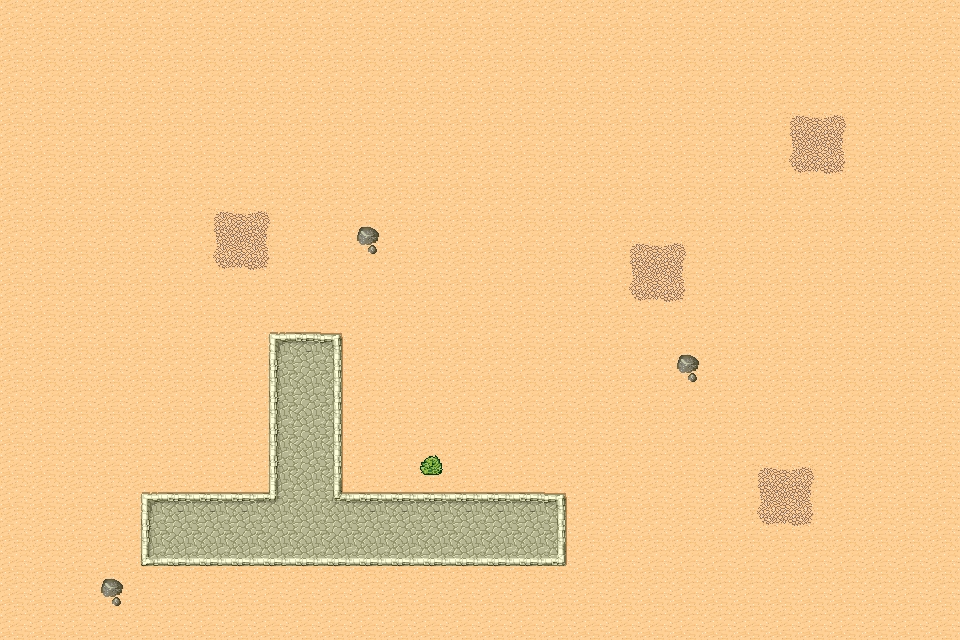

The image is a tile-based game level rendered from a .tmx file. Its description and complete source (layers, tilesets, objects, tile grids) follow:
An orthogonal 30x20 tile map with 32x32 px tiles, 2 tile layers (Ground, Overlay), 2 tilesets and 15 objects.

<map version="1.10" tiledversion="1.11.2" orientation="orthogonal" renderorder="right-down" width="30" height="20" tilewidth="32" tileheight="32" infinite="0" nextlayerid="8" nextobjectid="19">
 <tileset firstgid="1" source="tilesets/desertSet.tsx" />
 <tileset firstgid="49" source="tilesets/objects.tsx" />
 <layer id="1" name="Ground" width="30" height="20">
  <data encoding="csv">
30,30,30,30,30,30,30,30,30,30,30,30,30,30,30,30,30,30,30,30,30,30,30,30,30,30,30,30,30,30,
30,30,30,30,30,30,30,30,30,30,30,30,30,30,30,30,30,30,30,30,30,30,30,30,30,30,30,30,30,30,
30,30,30,30,30,30,30,30,30,30,30,30,30,30,30,30,30,30,30,30,30,30,30,30,30,30,30,30,30,30,
30,30,30,30,30,30,30,30,30,30,30,30,30,30,30,30,30,30,30,30,30,30,30,30,6,7,8,30,30,30,
30,30,30,30,30,30,30,30,30,30,30,30,30,30,30,30,30,30,30,30,30,30,30,30,14,15,16,30,30,30,
30,30,30,30,30,30,30,30,30,30,30,30,30,30,30,30,30,30,30,30,30,30,30,30,22,23,24,30,30,30,
30,30,30,30,30,30,6,7,8,30,30,30,30,30,30,30,30,30,30,30,30,30,30,30,30,30,30,30,30,30,
30,30,30,30,30,30,14,15,16,30,30,30,30,30,30,30,30,30,30,6,7,8,30,30,30,30,30,30,30,30,
30,30,30,30,30,30,22,23,24,30,30,30,30,30,30,30,30,30,30,14,15,16,30,30,30,30,30,30,30,30,
30,30,30,30,30,30,30,30,30,30,30,30,30,30,30,30,30,30,30,22,23,24,30,30,30,30,30,30,30,30,
30,30,30,30,30,30,30,30,25,26,27,30,30,30,30,30,30,30,30,30,30,30,30,30,30,30,30,30,30,30,
30,30,30,30,30,30,30,30,33,34,35,30,30,30,30,30,30,30,30,30,30,30,30,30,30,30,30,30,30,30,
30,30,30,30,30,30,30,30,33,34,35,30,30,30,30,30,30,30,30,30,30,30,30,30,30,30,30,30,30,30,
30,30,30,30,30,30,30,30,33,34,35,30,30,30,30,30,30,30,30,30,30,30,30,30,30,30,30,30,30,30,
30,30,30,30,30,30,30,30,33,34,35,30,30,30,30,30,30,30,30,30,30,30,30,6,7,8,30,30,30,30,
30,30,30,30,25,26,26,26,45,34,44,26,26,26,26,26,26,27,30,30,30,30,30,14,15,16,30,30,30,30,
30,30,30,30,33,34,34,34,34,34,34,34,34,34,34,34,34,35,30,30,30,30,30,22,23,24,30,30,30,30,
30,30,30,30,41,42,42,42,42,42,42,42,42,42,42,42,42,43,30,30,30,30,30,30,30,30,30,30,30,30,
30,30,30,30,30,30,30,30,30,30,30,30,30,30,30,30,30,30,30,30,30,30,30,30,30,30,30,30,30,30,
30,30,30,30,30,30,30,30,30,30,30,30,30,30,30,30,30,30,30,30,30,30,30,30,30,30,30,30,30,30
</data>
 </layer>
 <objectgroup id="3" name="Objects">
  <object id="1" gid="31" x="384" y="192" width="32" height="32" />
  <object id="2" gid="38" x="640" y="160" width="32" height="32" />
  <object id="3" gid="38" x="480" y="288" width="32" height="32" />
  <object id="4" gid="46" x="352" y="480" width="32" height="32">
   <properties>
    <property name="Text" value="This door will take you to the grassland." />
   </properties>
  </object>
  <object id="5" gid="31" x="832" y="32" width="32" height="32" />
  <object id="6" gid="53" x="288" y="480" width="32" height="32">
   <properties>
    <property name="Door ID" type="int" value="3946" />
    <property name="Locked" type="bool" value="false" />
    <property name="Map File" value="grass.tmx" />
   </properties>
  </object>
  <object id="8" gid="40" x="832" y="256" width="32" height="32" />
  <object id="10" gid="39" x="480" y="448" width="32" height="32" />
 </objectgroup>
 <objectgroup id="4" name="Collision">
  <object id="14" x="-32" y="384" width="32" height="256" />
  <object id="15" x="-32" y="0" width="32" height="256" />
  <object id="16" x="0" y="640" width="960" height="32" />
  <object id="17" x="0" y="-32" width="960" height="32" />
  <object id="18" x="960" y="0" width="32" height="640" />
 </objectgroup>
 <objectgroup id="7" name="Load Zones">
  <object id="12" x="96" y="320">
   <point />
  </object>
  <object id="13" x="0" y="256" width="32" height="128">
   <properties>
    <property name="ID" type="int" value="5423" />
    <property name="Map File" value="grass.tmx" />
   </properties>
  </object>
 </objectgroup>
 <layer id="6" name="Overlay" width="30" height="20">
  <data encoding="csv">
0,0,0,0,0,0,0,0,0,0,0,0,0,0,0,0,0,0,0,0,0,0,0,0,0,0,0,0,0,0,
0,0,0,0,0,0,0,0,0,0,0,0,0,0,0,0,0,0,0,0,0,0,0,0,0,0,0,0,0,0,
0,0,0,0,0,0,0,0,0,0,0,0,0,0,0,0,0,0,0,0,0,0,0,0,0,0,0,0,0,0,
0,0,0,0,0,0,0,0,0,0,0,0,0,0,0,0,0,0,0,0,0,0,0,0,0,0,0,0,0,0,
0,0,0,0,0,0,0,0,0,0,0,0,0,0,0,0,0,0,0,0,0,0,0,0,0,0,0,0,0,0,
0,0,0,0,0,0,0,0,0,0,0,0,0,0,0,0,0,0,0,0,0,0,0,0,0,0,0,0,0,0,
0,0,0,0,0,0,0,0,0,0,0,0,0,0,0,0,0,0,0,0,0,0,0,0,0,0,0,0,0,0,
0,0,0,0,0,0,0,0,0,0,0,32,0,0,0,0,0,0,0,0,0,0,0,0,0,0,0,0,0,0,
0,0,0,0,0,0,0,0,0,0,0,0,0,0,0,0,0,0,0,0,0,0,0,0,0,0,0,0,0,0,
0,0,0,0,0,0,0,0,0,0,0,0,0,0,0,0,0,0,0,0,0,0,0,0,0,0,0,0,0,0,
0,0,0,0,0,0,0,0,0,0,0,0,0,0,0,0,0,0,0,0,0,0,0,0,0,0,0,0,0,0,
0,0,0,0,0,0,0,0,0,0,0,0,0,0,0,0,0,0,0,0,0,32,0,0,0,0,0,0,0,0,
0,0,0,0,0,0,0,0,0,0,0,0,0,0,0,0,0,0,0,0,0,0,0,0,0,0,0,0,0,0,
0,0,0,0,0,0,0,0,0,0,0,0,0,0,0,0,0,0,0,0,0,0,0,0,0,0,0,0,0,0,
0,0,0,0,0,0,0,0,0,0,0,0,0,48,0,0,0,0,0,0,0,0,0,0,0,0,0,0,0,0,
0,0,0,0,0,0,0,0,0,0,0,0,0,0,0,0,0,0,0,0,0,0,0,0,0,0,0,0,0,0,
0,0,0,0,0,0,0,0,0,0,0,0,0,0,0,0,0,0,0,0,0,0,0,0,0,0,0,0,0,0,
0,0,0,0,0,0,0,0,0,0,0,0,0,0,0,0,0,0,0,0,0,0,0,0,0,0,0,0,0,0,
0,0,0,32,0,0,0,0,0,0,0,0,0,0,0,0,0,0,0,0,0,0,0,0,0,0,0,0,0,0,
0,0,0,0,0,0,0,0,0,0,0,0,0,0,0,0,0,0,0,0,0,0,0,0,0,0,0,0,0,0
</data>
 </layer>
</map>
